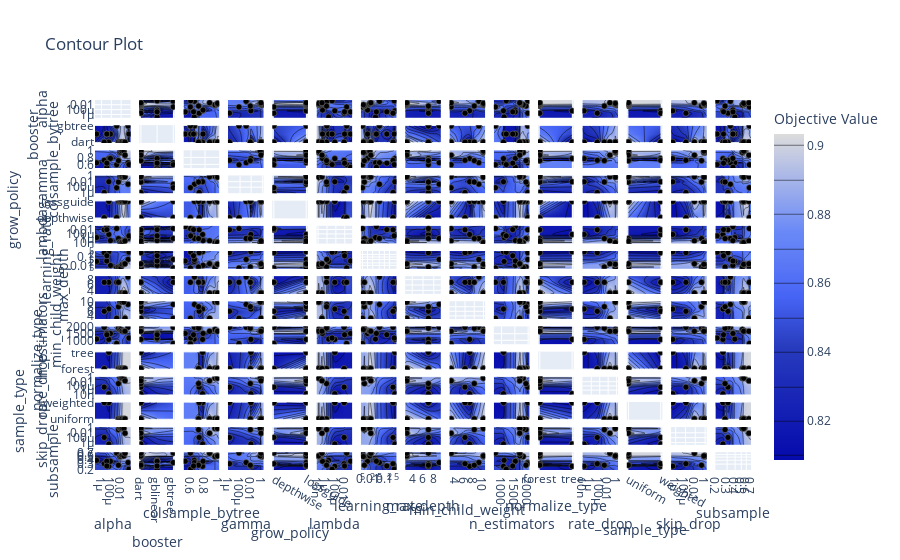

Notebook code cell kept with this figure:
### Code cell
fig = optuna.visualization.plot_contour(study)

fig.show()
